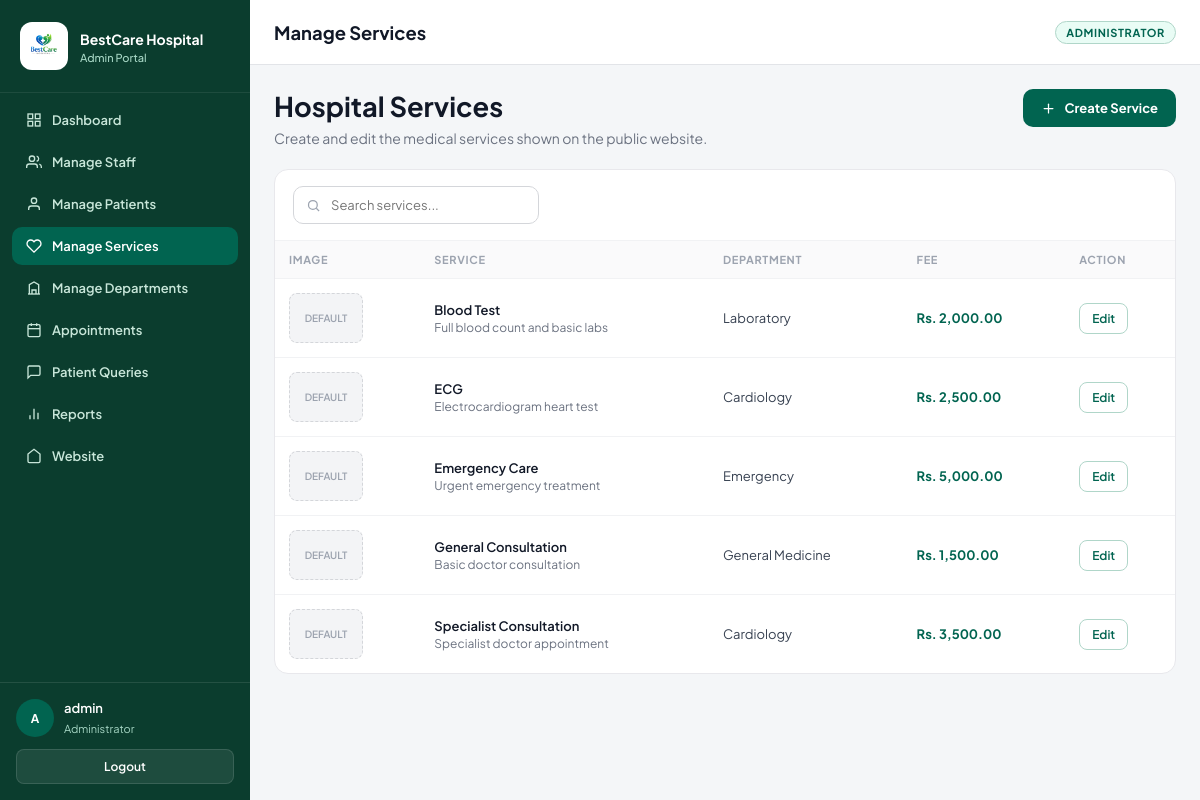
Screenshot of /admin/manage-services.php (signed in) with the database file from the repository.
### tables this page shows
CREATE TABLE services (
    id INT AUTO_INCREMENT PRIMARY KEY,
    name VARCHAR(100) NOT NULL,
    description TEXT,
    department_id INT NOT NULL,
    fee DECIMAL(10,2) NOT NULL,
    image_path VARCHAR(255) NULL,
    FOREIGN KEY (department_id) REFERENCES departments(id)
);

CREATE TABLE departments (
    id INT AUTO_INCREMENT PRIMARY KEY,
    name VARCHAR(100) NOT NULL,
    description TEXT,
    image_path VARCHAR(255) NULL
);

### admin/manage-services.php (the view, shortened to what this page needs)
<?php
include("../includes/db.php");
$open_create = false;
$open_edit_id = 0;
$list_sql = "SELECT s.*, d.name AS department_name
             FROM services s, departments d
             WHERE s.department_id = d.id
             ORDER BY s.name";
$list = mysqli_query($conn, $list_sql);
$service_rows = array();
if ($list) {
    while ($row = mysqli_fetch_array($list)) {
        $service_rows[] = $row;
    }
}
?>
<!DOCTYPE html>
<html lang="en">
<head>
    <link rel="stylesheet" href="/bestcare-hospital/assets/css/admin.css?v=3">
</head>
<body class="adm-body<?php if ($open_create || $open_edit_id > 0) echo ' modal-open'; ?>">
<?php include("../includes/admin_nav.php"); ?>
<div class="adm-main">
    <header class="adm-topbar">
        <h1>Manage Services</h1>
        <span class="role-tag">Administrator</span>
    </header>
    <main class="adm-content">
        <div class="adm-ms-head">
            <div>
                <h1>Hospital Services</h1>
                <p>Create and edit the medical services shown on the public website.</p>
            </div>
            <button type="button" class="adm-ms-create" id="btnOpenCreate">
                <svg viewBox="0 0 24 24" fill="none" stroke="currentColor" stroke-width="2" stroke-linecap="round" stroke-linejoin="round"><line x1="12" y1="5" x2="12" y2="19"></line><line x1="5" y1="12" x2="19" y2="12"></line></svg>
                Create Service
            </button>
        </div>
        <section class="adm-ms-panel">
            <div class="adm-ms-panel-top">
                <div class="adm-ms-search">
                    <svg viewBox="0 0 24 24" fill="none" stroke="currentColor" stroke-width="2"><circle cx="11" cy="11" r="7"></circle><line x1="16.5" y1="16.5" x2="21" y2="21"></line></svg>
                    <input type="text" id="svcSearch" placeholder="Search services...">
                </div>
            </div>
            <?php if (count($service_rows) > 0) { ?>
                <div class="adm-table-wrap">
                    <table class="adm-table">
                        <thead>
                            <tr>
                                <th>Image</th>
                                <th>Service</th>
                                <th>Department</th>
                                <th>Fee</th>
                                <th>Action</th>
                            </tr>
                        </thead>
                        <tbody id="svcBody">
                            <?php for ($i = 0; $i < count($service_rows); $i++) {
                                $row = $service_rows[$i];
                                $img = isset($row['image_path']) ? $row['image_path'] : '';
                            ?>
                                <tr class="svc-row">
                                    <td>
                                        <?php if ($img != '') { ?>
                                            <img class="adm-svc-thumb" src="<?php echo htmlspecialchars($img); ?>" alt="">
                                        <?php } else { ?>
                                            <div class="adm-svc-thumb-empty">Default</div>
                                        <?php } ?>
                                    </td>
                                    <td>
                                        <div class="adm-svc-cell">
                                            <p class="name"><?php echo htmlspecialchars($row['name']); ?></p>
                                            <p class="desc"><?php echo htmlspecialchars($row['description']); ?></p>
                                        </div>
                                    </td>
                                    <td><?php echo htmlspecialchars($row['department_name']); ?></td>
                                    <td><span class="adm-svc-fee">Rs. <?php echo number_format($row['fee'], 2); ?></span></td>
                                    <td>
                                        <button type="button" class="adm-btn-outline btn-edit"
                                            data-id="<?php echo $row['id']; ?>"
                                            data-name="<?php echo htmlspecialchars($row['name'], ENT_QUOTES); ?>"
                                            data-desc="<?php echo htmlspecialchars($row['description'], ENT_QUOTES); ?>"
                                            data-dept="<?php echo $row['department_id']; ?>"
                                            data-fee="<?php echo $row['fee']; ?>"
                                            data-img="<?php echo htmlspecialchars($img, ENT_QUOTES); ?>">
                                            Edit
                                        </button>
                                    </td>
                                </tr>
                            <?php } ?>
                        </tbody>
                    </table>
                </div>
            <?php } else { ?>
                <div class="adm-empty">No services yet. Click Create Service to add the first one.</div>
            <?php } ?>
        </section>
    </main>
</div>
</body>
</html>

### assets/css/admin.css (style rules this page uses)
.adm-body { margin: 0; min-height: 100vh; display: flex; flex-direction: column; font-family: "Plus Jakarta Sans", "Segoe UI", sans-serif; color: #1e293b; background: #F4F6F8; -webkit-font-smoothing: antialiased; }
@media (min-width: 1024px) { .adm-body { flex-direction: row; } }
.adm-body h1, .adm-body h2, .adm-body h3 { font-family: "Plus Jakarta Sans", "Segoe UI", sans-serif; font-weight: 700; margin: 0; }
.adm-main { flex: 1; min-width: 0; display: flex; flex-direction: column; }
.adm-topbar { height: 64px; background: #fff; border-bottom: 1px solid #E2E4E8; display: flex; align-items: center; justify-content: space-between; padding: 0 24px; gap: 16px; }
.adm-topbar h1 { font-size: 1.15rem; color: #111827; }
.adm-topbar .role-tag { font-size: 11px; font-weight: 700; letter-spacing: 0.06em; text-transform: uppercase; color: #016450; background: #E9FCF5; border: 1px solid #B0D6C9; border-radius: 999px; padding: 4px 10px; }
.adm-content { flex: 1; overflow-y: auto; padding: 24px; }
.adm-btn-outline { display: inline-flex; align-items: center; background: #fff; color: #016450 !important; border: 1px solid #B0D6C9; border-radius: 8px; padding: 7px 12px; font-family: inherit; font-size: 12px; font-weight: 600; cursor: pointer; }
.adm-table-wrap { width: 100%; overflow-x: auto; }
.adm-table { width: 100%; border-collapse: collapse; }
.adm-table th { text-align: left; font-size: 11px; font-weight: 700; text-transform: uppercase; letter-spacing: 0.06em; color: #9ca3af; padding: 12px 14px; background: #FAFAFB; border-bottom: 1px solid #F1F2F4; white-space: nowrap; }
.adm-table td { padding: 14px; border-bottom: 1px solid #F1F2F4; font-size: 13px; color: #374151; vertical-align: middle; }
.adm-table tr:last-child td { border-bottom: none; }
.adm-ms-head { display: flex; flex-wrap: wrap; align-items: flex-start; justify-content: space-between; gap: 16px; margin-bottom: 22px; }
.adm-ms-head h1 { font-size: 1.7rem; color: #111827; margin: 0 0 6px; }
.adm-ms-head p { margin: 0; font-size: 14px; color: #6b7280; }
.adm-ms-create { display: inline-flex; align-items: center; gap: 8px; background: #016450; color: #fff !important; border: none; border-radius: 10px; padding: 11px 18px; font-family: inherit; font-size: 13px; font-weight: 700; cursor: pointer; }
.adm-ms-create svg { width: 15px; height: 15px; }
.adm-ms-panel { background: #fff; border: 1px solid #E8E8EC; border-radius: 14px; overflow: hidden; }
.adm-ms-panel-top { display: flex; flex-wrap: wrap; align-items: center; justify-content: space-between; gap: 12px; padding: 16px 18px; border-bottom: 1px solid #F1F2F4; }
.adm-ms-search { display: flex; align-items: center; gap: 8px; background: #fff; border: 1px solid #D4D6DA; border-radius: 10px; padding: 9px 12px; min-width: 220px; }
.adm-ms-search svg { width: 15px; height: 15px; color: #9ca3af; flex-shrink: 0; }
.adm-ms-search input { border: none; outline: none; background: transparent; width: 100%; font-family: inherit; font-size: 13px; }
.adm-svc-thumb-empty { width: 72px; height: 48px; border-radius: 8px; background: #F3F4F6; border: 1px dashed #D4D6DA; display: flex; align-items: center; justify-content: center; color: #9CA3AF; font-size: 10px; font-weight: 600; text-transform: uppercase; }
.adm-svc-cell .name { margin: 0; font-weight: 600; color: #111827; }
.adm-svc-cell .desc { margin: 2px 0 0; font-size: 12px; color: #6B7280; max-width: 320px; overflow: hidden; text-overflow: ellipsis; white-space: nowrap; }
.adm-svc-fee { font-weight: 700; color: #016450; white-space: nowrap; }

### rows the page displays
services: shows "DEFAULT", name "Blood Test", description "Full blood count and basic labs", department.name "Laboratory", fee "2,000.00"
services: shows "DEFAULT", name "ECG", description "Electrocardiogram heart test", department.name "Cardiology", fee "2,500.00"
services: shows "DEFAULT", name "Emergency Care", description "Urgent emergency treatment", department.name "Emergency", fee "5,000.00"
services: shows "DEFAULT", name "General Consultation", description "Basic doctor consultation", department.name "General Medicine", fee "1,500.00"
services: shows "DEFAULT", name "Specialist Consultation", description "Specialist doctor appointment", department.name "Cardiology", fee "3,500.00"

### other values shown
$admin_initial "A"
$admin_name "admin"
